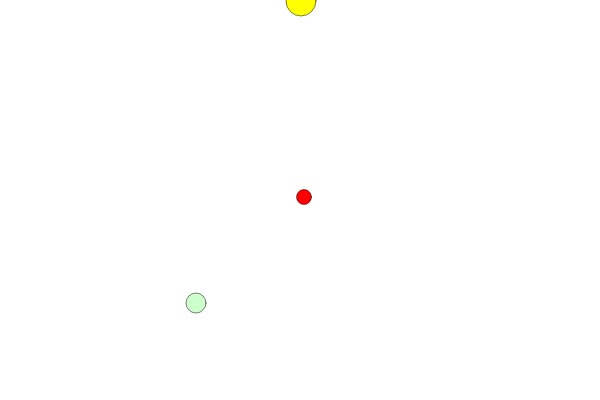
Frame 1 (no input)
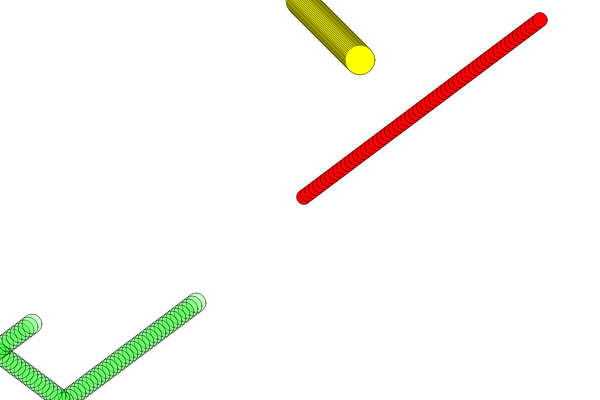
Frame 60 (no input)
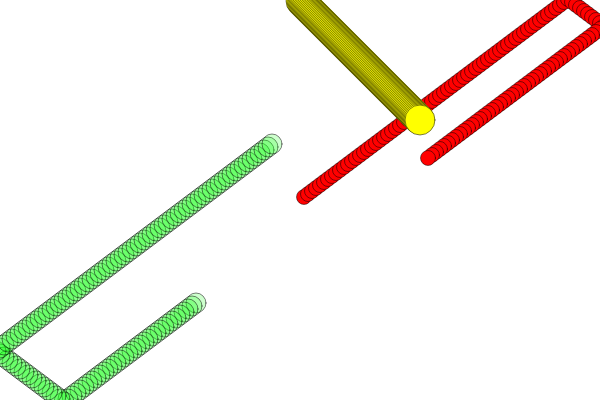
Frame 120 (the mouse pressed at the canvas centre since frame 60)

The p5.js sketch that drew these frames (run headless with seeded random() and noise() and a simulated clock; from frame 60 on, the mouse is pressed at the canvas centre):

// p5.js sketch
// ── sketch.js
// https://editor.p5js.org/jht9629-nyu/sketches/-c1pr9sZY
// CCL day 9 func bounce v2

let ball1 = {
  x: 300,
  y: 200,
  xspeed: 4,
  yspeed: -3,
  c: "red",
  w: 15,
};
let ball2 = {
  x: 200,
  y: 300,
  xspeed: -4,
  yspeed: 3,
  // c: "green",
  c: [0,255,0,50], // green with alpha
  w: 20,
};
let ball3 = {
  x: 300,
  y: 0,
  xspeed: 1,
  yspeed: 1,
  c: "yellow",
  w: 30,
};
function setup() {
  createCanvas(600, 400);
  strokeWeight(0.5);
  // noStroke();
}
function draw() {
  // background(0);
  draw_ball(ball1);
  draw_ball(ball2);
  draw_ball(ball3);
}
function draw_ball(ball) {
  move(ball);
  bounce(ball);
  display(ball);
}
function move(ball) {
  ball.x = ball.x + ball.xspeed;
  ball.y = ball.y + ball.yspeed;
}
function bounce(ball) {
  if (ball.x > width || ball.x < 0) {
    ball.xspeed = ball.xspeed * -1;
  }
  if (ball.y > height || ball.y < 0) {
    ball.yspeed = ball.yspeed * -1;
  }
}
function display(ball) {
  // stroke(255);
  // strokeWeight(4);
  // fill(200, 0, 200);
  fill(ball.c);
  ellipse(ball.x, ball.y, ball.w, ball.w);
}

// Function Basics
// Code! Programming with p5.js
// The Coding Train / Daniel Shiffman
// https://thecodingtrain.com/beginners/p5js/5.1-function-basics.html
// https://youtu.be/wRHAitGzBrg
// https://editor.p5js.org/codingtrain/sketches/omHOuJY1

// https://editor.p5js.org/jht9629-nyu/sketches/rK86DJt_P
// CCL day 9 func bounce v1
